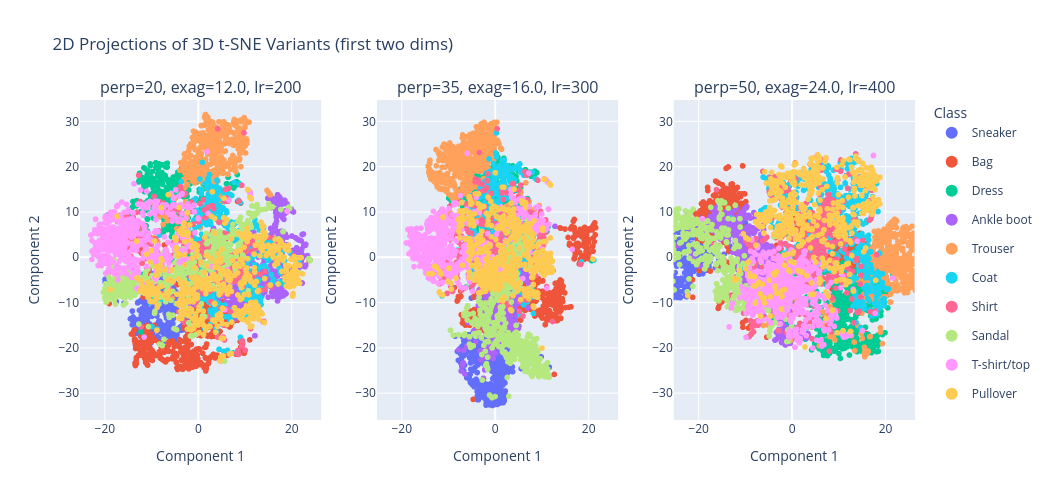

Notebook code cell kept with this figure:
### Code cell
fig_2d = make_subplots(
    rows=1,
    cols=len(embeddings),
    subplot_titles=[title for title, _, _ in embeddings],
)

for idx, (title, values, duration) in enumerate(embeddings):
    emb_df = pd.DataFrame({
        "Dim1": values[:, 0],
        "Dim2": values[:, 1],
        "label": labels_sample,
        "Class": class_labels,
    })
    scatter2d = px.scatter(
        emb_df,
        x="Dim1",
        y="Dim2",
        color="Class",
        hover_data={"label": True, "Class": True},
    )
    for trace in scatter2d.data:
        if idx > 0:
            trace.showlegend = False
        fig_2d.add_trace(trace, row=1, col=idx + 1)
    fig_2d.update_xaxes(title_text="Component 1", row=1, col=idx + 1)
    fig_2d.update_yaxes(title_text="Component 2", row=1, col=idx + 1)

base_embeddings_2d = [embeddings[i][1][:, :2] for i in range(min(2, len(embeddings)))]
if base_embeddings_2d:
    ranges_2d = []
    for axis in range(2):
        axis_vals = np.concatenate([arr[:, axis] for arr in base_embeddings_2d])
        axis_min = axis_vals.min()
        axis_max = axis_vals.max()
        span = axis_max - axis_min
        padding = 0.05 * span if span > 0 else 1.0
        ranges_2d.append((axis_min - padding, axis_max + padding))
    for idx in range(len(embeddings)):
        fig_2d.layout[f"xaxis{'' if idx == 0 else idx + 1}"].update(range=ranges_2d[0])
        fig_2d.layout[f"yaxis{'' if idx == 0 else idx + 1}"].update(range=ranges_2d[1])

fig_2d.update_layout(
    height=500,
    width=350 * len(embeddings),
    title_text=f"2D Projections of 3D t-SNE Variants (first two dims)",
    legend=dict(title="Class", itemsizing="constant"),
)

fig_2d.show()

### Figure 1 — Plotly figure (JSON) as saved in the notebook; plotly's stock layout.template omitted (floating-point values rounded to 4 significant figures; data arrays with more than 128 entries replaced by an {"elided": "..."} marker saying what was removed)
{"data": [{"customdata": {"elided": "575x2 mixed values"}, "hovertemplate": "Class=%{customdata[1]}<br>Dim1=%{x}<br>Dim2=%{y}<br>label=%{customdata[0]}<extra></extra>", "legendgroup": "Sneaker", "marker": {"color": "#636efa", "symbol": "circle"}, "mode": "markers", "name": "Sneaker", "showlegend": true, "type": "scattergl", "x": {"elided": "575 float values"}, "xaxis": "x", "y": {"elided": "575 float values"}, "yaxis": "y"}, {"customdata": {"elided": "584x2 mixed values"}, "hovertemplate": "Class=%{customdata[1]}<br>Dim1=%{x}<br>Dim2=%{y}<br>label=%{customdata[0]}<extra></extra>", "legendgroup": "Bag", "marker": {"color": "#EF553B", "symbol": "circle"}, "mode": "markers", "name": "Bag", "showlegend": true, "type": "scattergl", "x": {"elided": "584 float values"}, "xaxis": "x", "y": {"elided": "584 float values"}, "yaxis": "y"}, {"customdata": {"elided": "590x2 mixed values"}, "hovertemplate": "Class=%{customdata[1]}<br>Dim1=%{x}<br>Dim2=%{y}<br>label=%{customdata[0]}<extra></extra>", "legendgroup": "Dress", "marker": {"color": "#00cc96", "symbol": "circle"}, "mode": "markers", "name": "Dress", "showlegend": true, "type": "scattergl", "x": {"elided": "590 float values"}, "xaxis": "x", "y": {"elided": "590 float values"}, "yaxis": "y"}, {"customdata": {"elided": "673x2 mixed values"}, "hovertemplate": "Class=%{customdata[1]}<br>Dim1=%{x}<br>Dim2=%{y}<br>label=%{customdata[0]}<extra></extra>", "legendgroup": "Ankle boot", "marker": {"color": "#ab63fa", "symbol": "circle"}, "mode": "markers", "name": "Ankle boot", "showlegend": true, "type": "scattergl", "x": {"elided": "673 float values"}, "xaxis": "x", "y": {"elided": "673 float values"}, "yaxis": "y"}, {"customdata": {"elided": "633x2 mixed values"}, "hovertemplate": "Class=%{customdata[1]}<br>Dim1=%{x}<br>Dim2=%{y}<br>label=%{customdata[0]}<extra></extra>", "legendgroup": "Trouser", "marker": {"color": "#FFA15A", "symbol": "circle"}, "mode": "markers", "name": "Trouser", "showlegend": true, "type": "scattergl", "x": {"elided": "633 float values"}, "xaxis": "x", "y": {"elided": "633 float values"}, "yaxis": "y"}, {"customdata": {"elided": "596x2 mixed values"}, "hovertemplate": "Class=%{customdata[1]}<br>Dim1=%{x}<br>Dim2=%{y}<br>label=%{customdata[0]}<extra></extra>", "legendgroup": "Coat", "marker": {"color": "#19d3f3", "symbol": "circle"}, "mode": "markers", "name": "Coat", "showlegend": true, "type": "scattergl", "x": {"elided": "596 float values"}, "xaxis": "x", "y": {"elided": "596 float values"}, "yaxis": "y"}, {"customdata": {"elided": "572x2 mixed values"}, "hovertemplate": "Class=%{customdata[1]}<br>Dim1=%{x}<br>Dim2=%{y}<br>label=%{customdata[0]}<extra></extra>", "legendgroup": "Shirt", "marker": {"color": "#FF6692", "symbol": "circle"}, "mode": "markers", "name": "Shirt", "showlegend": true, "type": "scattergl", "x": {"elided": "572 float values"}, "xaxis": "x", "y": {"elided": "572 float values"}, "yaxis": "y"}, {"customdata": {"elided": "600x2 mixed values"}, "hovertemplate": "Class=%{customdata[1]}<br>Dim1=%{x}<br>Dim2=%{y}<br>label=%{customdata[0]}<extra></extra>", "legendgroup": "Sandal", "marker": {"color": "#B6E880", "symbol": "circle"}, "mode": "markers", "name": "Sandal", "showlegend": true, "type": "scattergl", "x": {"elided": "600 float values"}, "xaxis": "x", "y": {"elided": "600 float values"}, "yaxis": "y"}, {"customdata": {"elided": "586x2 mixed values"}, "hovertemplate": "Class=%{customdata[1]}<br>Dim1=%{x}<br>Dim2=%{y}<br>label=%{customdata[0]}<extra></extra>", "legendgroup": "T-shirt/top", "marker": {"color": "#FF97FF", "symbol": "circle"}, "mode": "markers", "name": "T-shirt/top", "showlegend": true, "type": "scattergl", "x": {"elided": "586 float values"}, "xaxis": "x", "y": {"elided": "586 float values"}, "yaxis": "y"}, {"customdata": {"elided": "591x2 mixed values"}, "hovertemplate": "Class=%{customdata[1]}<br>Dim1=%{x}<br>Dim2=%{y}<br>label=%{customdata[0]}<extra></extra>", "legendgroup": "Pullover", "marker": {"color": "#FECB52", "symbol": "circle"}, "mode": "markers", "name": "Pullover", "showlegend": true, "type": "scattergl", "x": {"elided": "591 float values"}, "xaxis": "x", "y": {"elided": "591 float values"}, "yaxis": "y"}, {"customdata": {"elided": "575x2 mixed values"}, "hovertemplate": "Class=%{customdata[1]}<br>Dim1=%{x}<br>Dim2=%{y}<br>label=%{customdata[0]}<extra></extra>", "legendgroup": "Sneaker", "marker": {"color": "#636efa", "symbol": "circle"}, "mode": "markers", "name": "Sneaker", "showlegend": false, "type": "scattergl", "x": {"elided": "575 float values"}, "xaxis": "x2", "y": {"elided": "575 float values"}, "yaxis": "y2"}, {"customdata": {"elided": "584x2 mixed values"}, "hovertemplate": "Class=%{customdata[1]}<br>Dim1=%{x}<br>Dim2=%{y}<br>label=%{customdata[0]}<extra></extra>", "legendgroup": "Bag", "marker": {"color": "#EF553B", "symbol": "circle"}, "mode": "markers", "name": "Bag", "showlegend": false, "type": "scattergl", "x": {"elided": "584 float values"}, "xaxis": "x2", "y": {"elided": "584 float values"}, "yaxis": "y2"}, {"customdata": {"elided": "590x2 mixed values"}, "hovertemplate": "Class=%{customdata[1]}<br>Dim1=%{x}<br>Dim2=%{y}<br>label=%{customdata[0]}<extra></extra>", "legendgroup": "Dress", "marker": {"color": "#00cc96", "symbol": "circle"}, "mode": "markers", "name": "Dress", "showlegend": false, "type": "scattergl", "x": {"elided": "590 float values"}, "xaxis": "x2", "y": {"elided": "590 float values"}, "yaxis": "y2"}, {"customdata": {"elided": "673x2 mixed values"}, "hovertemplate": "Class=%{customdata[1]}<br>Dim1=%{x}<br>Dim2=%{y}<br>label=%{customdata[0]}<extra></extra>", "legendgroup": "Ankle boot", "marker": {"color": "#ab63fa", "symbol": "circle"}, "mode": "markers", "name": "Ankle boot", "showlegend": false, "type": "scattergl", "x": {"elided": "673 float values"}, "xaxis": "x2", "y": {"elided": "673 float values"}, "yaxis": "y2"}, {"customdata": {"elided": "633x2 mixed values"}, "hovertemplate": "Class=%{customdata[1]}<br>Dim1=%{x}<br>Dim2=%{y}<br>label=%{customdata[0]}<extra></extra>", "legendgroup": "Trouser", "marker": {"color": "#FFA15A", "symbol": "circle"}, "mode": "markers", "name": "Trouser", "showlegend": false, "type": "scattergl", "x": {"elided": "633 float values"}, "xaxis": "x2", "y": {"elided": "633 float values"}, "yaxis": "y2"}, {"customdata": {"elided": "596x2 mixed values"}, "hovertemplate": "Class=%{customdata[1]}<br>Dim1=%{x}<br>Dim2=%{y}<br>label=%{customdata[0]}<extra></extra>", "legendgroup": "Coat", "marker": {"color": "#19d3f3", "symbol": "circle"}, "mode": "markers", "name": "Coat", "showlegend": false, "type": "scattergl", "x": {"elided": "596 float values"}, "xaxis": "x2", "y": {"elided": "596 float values"}, "yaxis": "y2"}, {"customdata": {"elided": "572x2 mixed values"}, "hovertemplate": "Class=%{customdata[1]}<br>Dim1=%{x}<br>Dim2=%{y}<br>label=%{customdata[0]}<extra></extra>", "legendgroup": "Shirt", "marker": {"color": "#FF6692", "symbol": "circle"}, "mode": "markers", "name": "Shirt", "showlegend": false, "type": "scattergl", "x": {"elided": "572 float values"}, "xaxis": "x2", "y": {"elided": "572 float values"}, "yaxis": "y2"}, {"customdata": {"elided": "600x2 mixed values"}, "hovertemplate": "Class=%{customdata[1]}<br>Dim1=%{x}<br>Dim2=%{y}<br>label=%{customdata[0]}<extra></extra>", "legendgroup": "Sandal", "marker": {"color": "#B6E880", "symbol": "circle"}, "mode": "markers", "name": "Sandal", "showlegend": false, "type": "scattergl", "x": {"elided": "600 float values"}, "xaxis": "x2", "y": {"elided": "600 float values"}, "yaxis": "y2"}, {"customdata": {"elided": "586x2 mixed values"}, "hovertemplate": "Class=%{customdata[1]}<br>Dim1=%{x}<br>Dim2=%{y}<br>label=%{customdata[0]}<extra></extra>", "legendgroup": "T-shirt/top", "marker": {"color": "#FF97FF", "symbol": "circle"}, "mode": "markers", "name": "T-shirt/top", "showlegend": false, "type": "scattergl", "x": {"elided": "586 float values"}, "xaxis": "x2", "y": {"elided": "586 float values"}, "yaxis": "y2"}, {"customdata": {"elided": "591x2 mixed values"}, "hovertemplate": "Class=%{customdata[1]}<br>Dim1=%{x}<br>Dim2=%{y}<br>label=%{customdata[0]}<extra></extra>", "legendgroup": "Pullover", "marker": {"color": "#FECB52", "symbol": "circle"}, "mode": "markers", "name": "Pullover", "showlegend": false, "type": "scattergl", "x": {"elided": "591 float values"}, "xaxis": "x2", "y": {"elided": "591 float values"}, "yaxis": "y2"}, {"customdata": {"elided": "575x2 mixed values"}, "hovertemplate": "Class=%{customdata[1]}<br>Dim1=%{x}<br>Dim2=%{y}<br>label=%{customdata[0]}<extra></extra>", "legendgroup": "Sneaker", "marker": {"color": "#636efa", "symbol": "circle"}, "mode": "markers", "name": "Sneaker", "showlegend": false, "type": "scattergl", "x": {"elided": "575 float values"}, "xaxis": "x3", "y": {"elided": "575 float values"}, "yaxis": "y3"}, {"customdata": {"elided": "584x2 mixed values"}, "hovertemplate": "Class=%{customdata[1]}<br>Dim1=%{x}<br>Dim2=%{y}<br>label=%{customdata[0]}<extra></extra>", "legendgroup": "Bag", "marker": {"color": "#EF553B", "symbol": "circle"}, "mode": "markers", "name": "Bag", "showlegend": false, "type": "scattergl", "x": {"elided": "584 float values"}, "xaxis": "x3", "y": {"elided": "584 float values"}, "yaxis": "y3"}, {"customdata": {"elided": "590x2 mixed values"}, "hovertemplate": "Class=%{customdata[1]}<br>Dim1=%{x}<br>Dim2=%{y}<br>label=%{customdata[0]}<extra></extra>", "legendgroup": "Dress", "marker": {"color": "#00cc96", "symbol": "circle"}, "mode": "markers", "name": "Dress", "showlegend": false, "type": "scattergl", "x": {"elided": "590 float values"}, "xaxis": "x3", "y": {"elided": "590 float values"}, "yaxis": "y3"}, {"customdata": {"elided": "673x2 mixed values"}, "hovertemplate": "Class=%{customdata[1]}<br>Dim1=%{x}<br>Dim2=%{y}<br>label=%{customdata[0]}<extra></extra>", "legendgroup": "Ankle boot", "marker": {"color": "#ab63fa", "symbol": "circle"}, "mode": "markers", "name": "Ankle boot", "showlegend": false, "type": "scattergl", "x": {"elided": "673 float values"}, "xaxis": "x3", "y": {"elided": "673 float values"}, "yaxis": "y3"}, {"customdata": {"elided": "633x2 mixed values"}, "hovertemplate": "Class=%{customdata[1]}<br>Dim1=%{x}<br>Dim2=%{y}<br>label=%{customdata[0]}<extra></extra>", "legendgroup": "Trouser", "marker": {"color": "#FFA15A", "symbol": "circle"}, "mode": "markers", "name": "Trouser", "showlegend": false, "type": "scattergl", "x": {"elided": "633 float values"}, "xaxis": "x3", "y": {"elided": "633 float values"}, "yaxis": "y3"}, {"customdata": {"elided": "596x2 mixed values"}, "hovertemplate": "Class=%{customdata[1]}<br>Dim1=%{x}<br>Dim2=%{y}<br>label=%{customdata[0]}<extra></extra>", "legendgroup": "Coat", "marker": {"color": "#19d3f3", "symbol": "circle"}, "mode": "markers", "name": "Coat", "showlegend": false, "type": "scattergl", "x": {"elided": "596 float values"}, "xaxis": "x3", "y": {"elided": "596 float values"}, "yaxis": "y3"}, {"customdata": {"elided": "572x2 mixed values"}, "hovertemplate": "Class=%{customdata[1]}<br>Dim1=%{x}<br>Dim2=%{y}<br>label=%{customdata[0]}<extra></extra>", "legendgroup": "Shirt", "marker": {"color": "#FF6692", "symbol": "circle"}, "mode": "markers", "name": "Shirt", "showlegend": false, "type": "scattergl", "x": {"elided": "572 float values"}, "xaxis": "x3", "y": {"elided": "572 float values"}, "yaxis": "y3"}, {"customdata": {"elided": "600x2 mixed values"}, "hovertemplate": "Class=%{customdata[1]}<br>Dim1=%{x}<br>Dim2=%{y}<br>label=%{customdata[0]}<extra></extra>", "legendgroup": "Sandal", "marker": {"color": "#B6E880", "symbol": "circle"}, "mode": "markers", "name": "Sandal", "showlegend": false, "type": "scattergl", "x": {"elided": "600 float values"}, "xaxis": "x3", "y": {"elided": "600 float values"}, "yaxis": "y3"}, {"customdata": {"elided": "586x2 mixed values"}, "hovertemplate": "Class=%{customdata[1]}<br>Dim1=%{x}<br>Dim2=%{y}<br>label=%{customdata[0]}<extra></extra>", "legendgroup": "T-shirt/top", "marker": {"color": "#FF97FF", "symbol": "circle"}, "mode": "markers", "name": "T-shirt/top", "showlegend": false, "type": "scattergl", "x": {"elided": "586 float values"}, "xaxis": "x3", "y": {"elided": "586 float values"}, "yaxis": "y3"}, {"customdata": {"elided": "591x2 mixed values"}, "hovertemplate": "Class=%{customdata[1]}<br>Dim1=%{x}<br>Dim2=%{y}<br>label=%{customdata[0]}<extra></extra>", "legendgroup": "Pullover", "marker": {"color": "#FECB52", "symbol": "circle"}, "mode": "markers", "name": "Pullover", "showlegend": false, "type": "scattergl", "x": {"elided": "591 float values"}, "xaxis": "x3", "y": {"elided": "591 float values"}, "yaxis": "y3"}], "layout": {"annotations": [{"font": {"size": 16}, "showarrow": false, "text": "perp=20, exag=12.0, lr=200", "x": 0.1444, "xanchor": "center", "xref": "paper", "y": 1, "yanchor": "bottom", "yref": "paper"}, {"font": {"size": 16}, "showarrow": false, "text": "perp=35, exag=16.0, lr=300", "x": 0.5, "xanchor": "center", "xref": "paper", "y": 1, "yanchor": "bottom", "yref": "paper"}, {"font": {"size": 16}, "showarrow": false, "text": "perp=50, exag=24.0, lr=400", "x": 0.8556, "xanchor": "center", "xref": "paper", "y": 1, "yanchor": "bottom", "yref": "paper"}], "height": 500, "legend": {"itemsizing": "constant", "title": {"text": "Class"}}, "title": {"text": "2D Projections of 3D t-SNE Variants (first two dims)"}, "width": 1050, "xaxis": {"anchor": "y", "domain": [0, 0.2889], "range": [-25.32, 26.3], "title": {"text": "Component 1"}}, "xaxis2": {"anchor": "y2", "domain": [0.3556, 0.6444], "range": [-25.32, 26.3], "title": {"text": "Component 1"}}, "xaxis3": {"anchor": "y3", "domain": [0.7111, 1], "range": [-25.32, 26.3], "title": {"text": "Component 1"}}, "yaxis": {"anchor": "x", "domain": [0, 1], "range": [-35.92, 34.71], "title": {"text": "Component 2"}}, "yaxis2": {"anchor": "x2", "domain": [0, 1], "range": [-35.92, 34.71], "title": {"text": "Component 2"}}, "yaxis3": {"anchor": "x3", "domain": [0, 1], "range": [-35.92, 34.71], "title": {"text": "Component 2"}}}}
